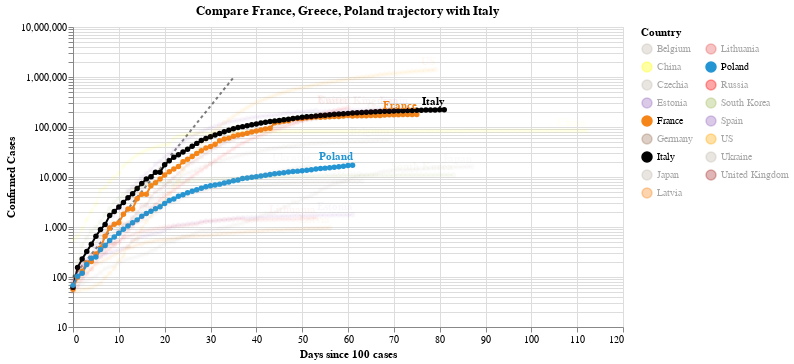

This figure's notebook cell:
### Code cell
#hide_input
chart2 = make_since_chart(dff2, ['France', 'Greece', 'Poland'], baseline_countries)
chart2

### Figure 1 — Vega-Lite specification as saved in the notebook (floating-point values rounded to 4 significant figures; data arrays with more than 128 entries replaced by an {"elided": "..."} marker saying what was removed)
{"config": {"view": {"continuousWidth": 400, "continuousHeight": 300}}, "layer": [{"data": {"name": "data-628230001892d6798b50651be41d1b3e"}, "mark": {"type": "line", "color": "black", "opacity": 0.5, "strokeDash": [3, 3]}, "encoding": {"x": {"type": "quantitative", "field": "Days since 100 cases"}, "y": {"type": "quantitative", "field": "Confirmed Cases"}}}, {"data": {"name": "data-e67cfba6036a511f745cab4c5c48798e"}, "mark": {"type": "line", "point": true}, "encoding": {"color": {"type": "nominal", "field": "Country", "legend": {"columns": 2}, "scale": {"domain": ["Belgium", "China", "Czechia", "Estonia", "France", "Germany", "Italy", "Japan", "Latvia", "Lithuania", "Poland", "Russia", "South Korea", "Spain", "US", "Ukraine", "United Kingdom"], "range": ["#C1B7AD", "yellow", "#C1B7AD", "#9467bd", "#F58518", "#9D755D", "black", "#C1B7AD", "#F58518", "#E45756", "#2495D3", "red", "#A1BA59", "#9467bd", "orange", "#C1B7AD", "brown"]}}, "opacity": {"condition": {"value": 1, "selection": "selector005"}, "value": 0.05}, "tooltip": [{"type": "nominal", "field": "Country"}, {"type": "temporal", "field": "Date"}, {"type": "quantitative", "field": "Confirmed Cases"}, {"type": "quantitative", "field": "Days since 100 cases"}], "x": {"type": "quantitative", "field": "Days since 100 cases"}, "y": {"type": "quantitative", "field": "Confirmed Cases", "scale": {"type": "log"}}}, "selection": {"selector005": {"type": "multi", "fields": ["Country"], "bind": "legend", "init": [{"Country": "France"}, {"Country": "Greece"}, {"Country": "Poland"}, {"Country": "Italy"}]}}, "width": 550}, {"data": {"name": "data-e67cfba6036a511f745cab4c5c48798e"}, "mark": {"type": "text", "align": "right", "dy": -8, "fontWeight": "bold"}, "encoding": {"color": {"type": "nominal", "field": "Country", "legend": {"columns": 2}, "scale": {"domain": ["Belgium", "China", "Czechia", "Estonia", "France", "Germany", "Italy", "Japan", "Latvia", "Lithuania", "Poland", "Russia", "South Korea", "Spain", "US", "Ukraine", "United Kingdom"], "range": ["#C1B7AD", "yellow", "#C1B7AD", "#9467bd", "#F58518", "#9D755D", "black", "#C1B7AD", "#F58518", "#E45756", "#2495D3", "red", "#A1BA59", "#9467bd", "orange", "#C1B7AD", "brown"]}}, "opacity": {"condition": {"value": 1, "selection": "selector005"}, "value": 0.05}, "text": {"type": "nominal", "field": "Country"}, "tooltip": [{"type": "nominal", "field": "Country"}, {"type": "temporal", "field": "Date"}, {"type": "quantitative", "field": "Confirmed Cases"}, {"type": "quantitative", "field": "Days since 100 cases"}], "x": {"type": "quantitative", "field": "Days since 100 cases"}, "y": {"type": "quantitative", "field": "Confirmed Cases", "scale": {"type": "log"}}}, "transform": [{"filter": "(datum['Date'] >= 1589328000000)"}], "width": 550}], "title": "Compare France, Greece, Poland trajectory with Italy", "$schema": "https://vega.github.io/schema/vega-lite/v4.0.2.json", "datasets": {"data-628230001892d6798b50651be41d1b3e": [{"Days since 100 cases": 0, "Confirmed Cases": 100.0}, {"Days since 100 cases": 1, "Confirmed Cases": 130.0}, {"Days since 100 cases": 2, "Confirmed Cases": 169.0}, {"Days since 100 cases": 3, "Confirmed Cases": 219.7}, {"Days since 100 cases": 4, "Confirmed Cases": 285.6}, {"Days since 100 cases": 5, "Confirmed Cases": 371.3}, {"Days since 100 cases": 6, "Confirmed Cases": 482.7}, {"Days since 100 cases": 7, "Confirmed Cases": 627.5}, {"Days since 100 cases": 8, "Confirmed Cases": 815.7}, {"Days since 100 cases": 9, "Confirmed Cases": 1060.0}, {"Days since 100 cases": 10, "Confirmed Cases": 1379.0}, {"Days since 100 cases": 11, "Confirmed Cases": 1792.0}, {"Days since 100 cases": 12, "Confirmed Cases": 2330.0}, {"Days since 100 cases": 13, "Confirmed Cases": 3029.0}, {"Days since 100 cases": 14, "Confirmed Cases": 3937.0}, {"Days since 100 cases": 15, "Confirmed Cases": 5119.0}, {"Days since 100 cases": 16, "Confirmed Cases": 6654.0}, {"Days since 100 cases": 17, "Confirmed Cases": 8650.0}, {"Days since 100 cases": 18, "Confirmed Cases": 11250.0}, {"Days since 100 cases": 19, "Confirmed Cases": 14620.0}, {"Days since 100 cases": 20, "Confirmed Cases": 19000.0}, {"Days since 100 cases": 21, "Confirmed Cases": 24710.0}, {"Days since 100 cases": 22, "Confirmed Cases": 32120.0}, {"Days since 100 cases": 23, "Confirmed Cases": 41750.0}, {"Days since 100 cases": 24, "Confirmed Cases": 54280.0}, {"Days since 100 cases": 25, "Confirmed Cases": 70560.0}, {"Days since 100 cases": 26, "Confirmed Cases": 91730.0}, {"Days since 100 cases": 27, "Confirmed Cases": 119300.0}, {"Days since 100 cases": 28, "Confirmed Cases": 155000.0}, {"Days since 100 cases": 29, "Confirmed Cases": 201500.0}, {"Days since 100 cases": 30, "Confirmed Cases": 262000.0}, {"Days since 100 cases": 31, "Confirmed Cases": 340600.0}, {"Days since 100 cases": 32, "Confirmed Cases": 442800.0}, {"Days since 100 cases": 33, "Confirmed Cases": 575600.0}, {"Days since 100 cases": 34, "Confirmed Cases": 748300.0}, {"Days since 100 cases": 35, "Confirmed Cases": 972800.0}], "data-e67cfba6036a511f745cab4c5c48798e": {"elided": "1227 records"}}}
